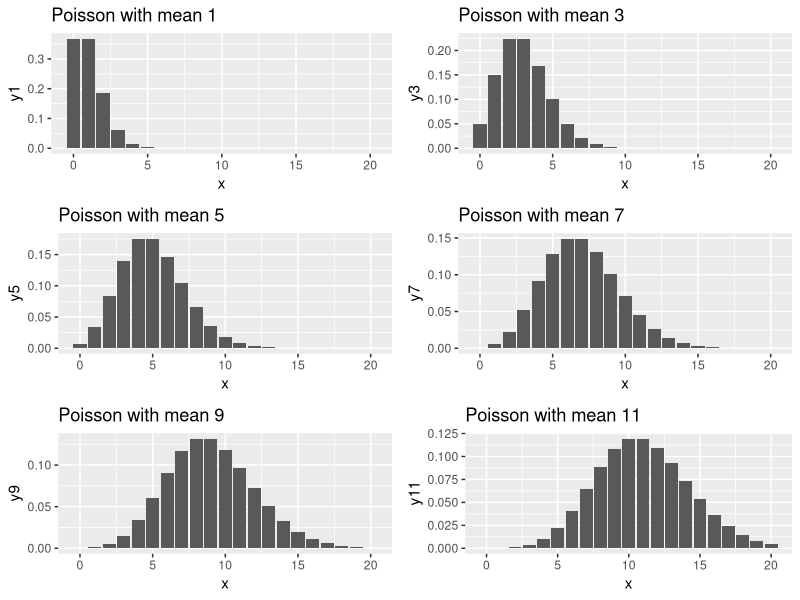

This chart was generated by the following R code:
## ---- chunk 1
#| echo: false
#| output: false
library(ggplot2)
library(dplyr)
library(gridExtra)


pdata <- tibble(
    x = seq(0, 20),
)


for (n in seq(1, 12, 2)) {
    cname <- paste0("y", n)
    pdata <- pdata |> mutate({{ cname }} := dpois(`x`, n))

}
ps<-list()
i=1
for (n in seq(1,12,2)) {
    cname <-paste0("y",n)
    p<-ggplot(data=pdata)+geom_col(aes(x=x,y=.data[[cname]]))+ggtitle(paste0("Poisson with mean ",n))
    print(class(p), length(p))
    ps[[i]]<-p
    print(length(ps))
    i<-i+1
}
grid.arrange(grobs=ps)
